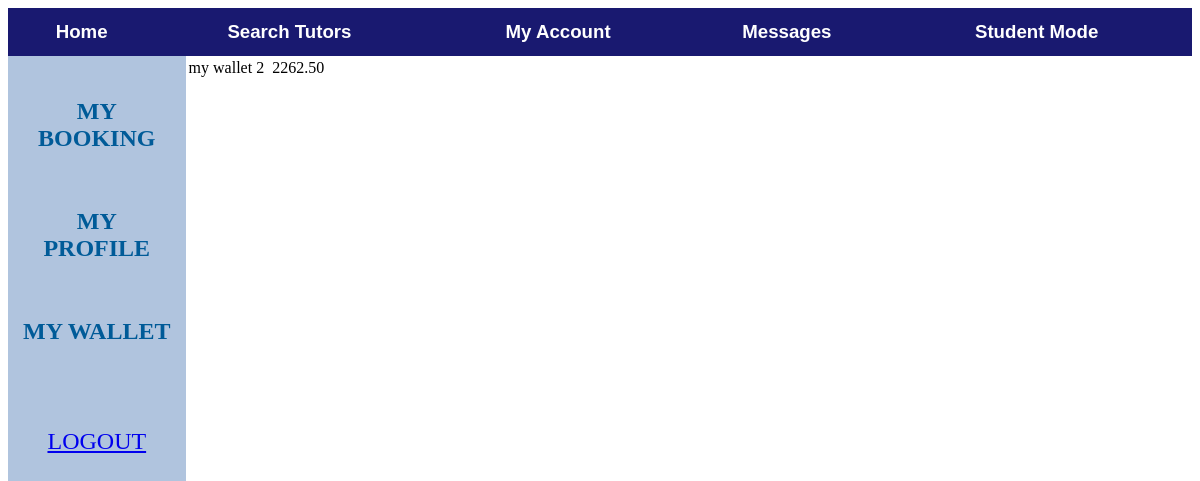
The page /Tutorial/7/myAccount/mywallet/ (signed in) on the database as committed earlier.
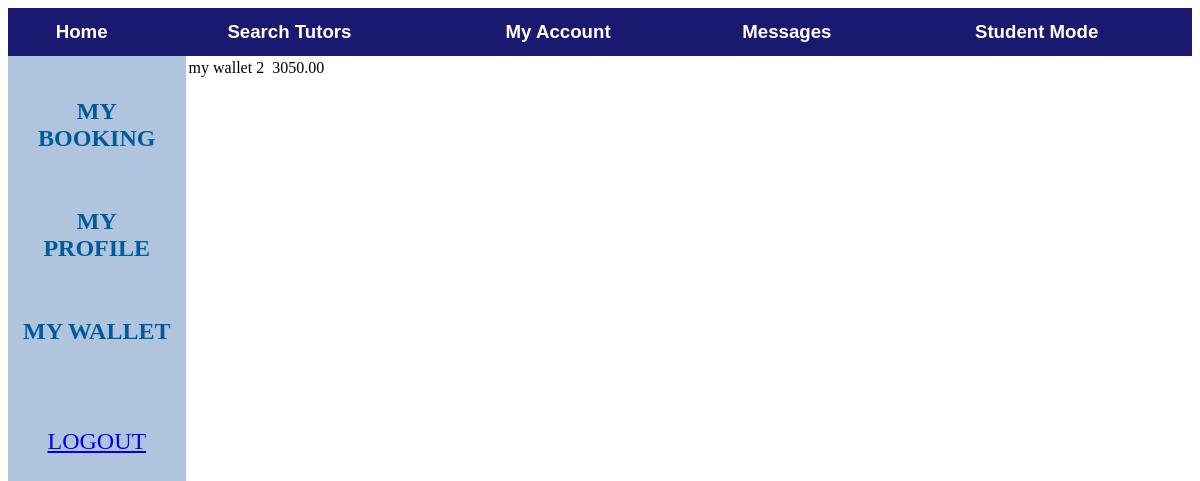
The same page on the database as committed later.
### Tutorial/models.py (models this page shows, shortened)
class MyUser(models.Model):
    user = models.ForeignKey(User, on_delete = models.CASCADE )
    wallet = models.ForeignKey(Wallet, on_delete = models.CASCADE)

class Wallet(models.Model):
    balance = models.DecimalField(max_digits=10, decimal_places=2)

### Tutorial/views.py (the view)
# urls.py: url(r'^(?P<myuser_id>[0-9]+)/myAccount/mywallet/$', views.mywallet, name='mywallet'),
def mywallet(request, myuser_id):
    if not request.user.is_authenticated(): #visitor or client
        return render(request, 'home.html')
    myuser = MyUser.objects.get(user=request.user) #myuser = get_object_or_404(MyUser, pk=myuser_id)
    return render(request, 'myaccount/mywallet.html', {'user':myuser })

### Tutorial/templates/myaccount/mywallet.html (shortened to what this page needs)
{% extends "myaccount/myaccount.html" %}
{% block right %}
    <table>
    <tr>
        <td>my wallet</td>
        <td>{{user.id}}</td>
        <td>{{user.name}} </td>
        <td>{{user.wallet.balance}} </td>
    </tr>
    </table>
{% endblock %}

Rows that differ between the two databases and show on the page:
changed through a linked row, MyUser id 2: wallet.balance "2262.50" → "3050.00"
